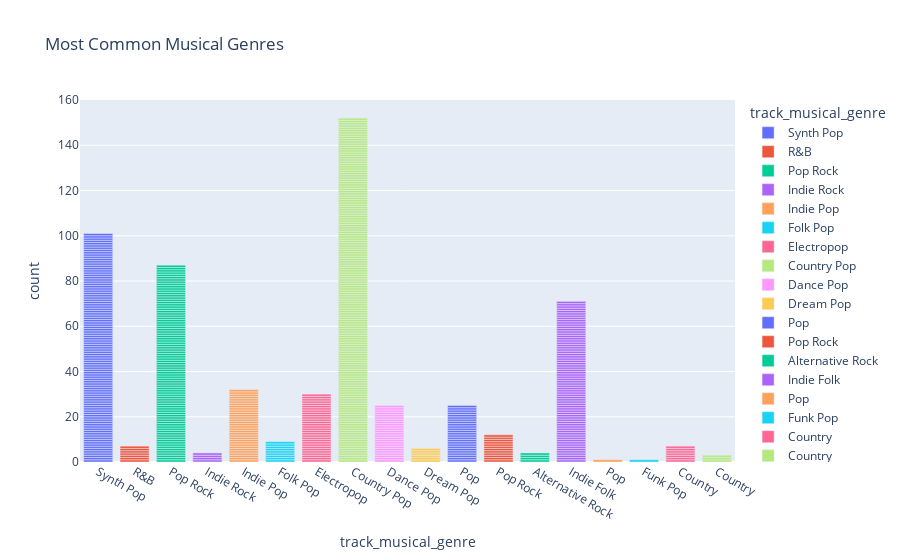

The notebook cell saved with this chart:
### Markdown cell above
What are the most common musical genres in Taylor Swift's tracks?

### Code cell
import plotly.express as px
fig_genres = px.bar(df, x='track_musical_genre', title='Most Common Musical Genres', color='track_musical_genre')
fig_genres.show()

### Figure 1 — Plotly figure (JSON) as saved in the notebook; plotly's stock layout.template omitted (floating-point values rounded to 4 significant figures; data arrays with more than 128 entries replaced by an {"elided": "..."} marker saying what was removed)
{"data": [{"alignmentgroup": "True", "hovertemplate": "track_musical_genre=%{x}<br>count=%{y}<extra></extra>", "legendgroup": "Synth Pop", "marker": {"color": "#636efa", "pattern": {"shape": ""}}, "name": "Synth Pop", "offsetgroup": "Synth Pop", "orientation": "v", "showlegend": true, "textposition": "auto", "type": "bar", "x": ["Synth Pop", "Synth Pop", "Synth Pop", "Synth Pop", "Synth Pop", "Synth Pop", "Synth Pop", "Synth Pop", "Synth Pop", "Synth Pop", "Synth Pop", "Synth Pop", "Synth Pop", "Synth Pop", "Synth Pop", "Synth Pop", "Synth Pop", "Synth Pop", "Synth Pop", "Synth Pop", "Synth Pop", "Synth Pop", "Synth Pop", "Synth Pop", "Synth Pop", "Synth Pop", "Synth Pop", "Synth Pop", "Synth Pop", "Synth Pop", "Synth Pop", "Synth Pop", "Synth Pop", "Synth Pop", "Synth Pop", "Synth Pop", "Synth Pop", "Synth Pop", "Synth Pop", "Synth Pop", "Synth Pop", "Synth Pop", "Synth Pop", "Synth Pop", "Synth Pop", "Synth Pop", "Synth Pop", "Synth Pop", "Synth Pop", "Synth Pop", "Synth Pop", "Synth Pop", "Synth Pop", "Synth Pop", "Synth Pop", "Synth Pop", "Synth Pop", "Synth Pop", "Synth Pop", "Synth Pop", "Synth Pop", "Synth Pop", "Synth Pop", "Synth Pop", "Synth Pop", "Synth Pop", "Synth Pop", "Synth Pop", "Synth Pop", "Synth Pop", "Synth Pop", "Synth Pop", "Synth Pop", "Synth Pop", "Synth Pop", "Synth Pop", "Synth Pop", "Synth Pop", "Synth Pop", "Synth Pop", "Synth Pop", "Synth Pop", "Synth Pop", "Synth Pop", "Synth Pop", "Synth Pop", "Synth Pop", "Synth Pop", "Synth Pop", "Synth Pop", "Synth Pop", "Synth Pop", "Synth Pop", "Synth Pop", "Synth Pop", "Synth Pop", "Synth Pop", "Synth Pop", "Synth Pop", "Synth Pop", "Synth Pop"], "xaxis": "x", "y": [1, 1, 1, 1, 1, 1, 1, 1, 1, 1, 1, 1, 1, 1, 1, 1, 1, 1, 1, 1, 1, 1, 1, 1, 1, 1, 1, 1, 1, 1, 1, 1, 1, 1, 1, 1, 1, 1, 1, 1, 1, 1, 1, 1, 1, 1, 1, 1, 1, 1, 1, 1, 1, 1, 1, 1, 1, 1, 1, 1, 1, 1, 1, 1, 1, 1, 1, 1, 1, 1, 1, 1, 1, 1, 1, 1, 1, 1, 1, 1, 1, 1, 1, 1, 1, 1, 1, 1, 1, 1, 1, 1, 1, 1, 1, 1, 1, 1, 1, 1, 1], "yaxis": "y"}, {"alignmentgroup": "True", "hovertemplate": "track_musical_genre=%{x}<br>count=%{y}<extra></extra>", "legendgroup": "R&B", "marker": {"color": "#EF553B", "pattern": {"shape": ""}}, "name": "R&B", "offsetgroup": "R&B", "orientation": "v", "showlegend": true, "textposition": "auto", "type": "bar", "x": ["R&B", "R&B", "R&B", "R&B", "R&B", "R&B", "R&B"], "xaxis": "x", "y": [1, 1, 1, 1, 1, 1, 1], "yaxis": "y"}, {"alignmentgroup": "True", "hovertemplate": "track_musical_genre=%{x}<br>count=%{y}<extra></extra>", "legendgroup": "Pop Rock", "marker": {"color": "#00cc96", "pattern": {"shape": ""}}, "name": "Pop Rock", "offsetgroup": "Pop Rock", "orientation": "v", "showlegend": true, "textposition": "auto", "type": "bar", "x": ["Pop Rock", "Pop Rock", "Pop Rock", "Pop Rock", "Pop Rock", "Pop Rock", "Pop Rock", "Pop Rock", "Pop Rock", "Pop Rock", "Pop Rock", "Pop Rock", "Pop Rock", "Pop Rock", "Pop Rock", "Pop Rock", "Pop Rock", "Pop Rock", "Pop Rock", "Pop Rock", "Pop Rock", "Pop Rock", "Pop Rock", "Pop Rock", "Pop Rock", "Pop Rock", "Pop Rock", "Pop Rock", "Pop Rock", "Pop Rock", "Pop Rock", "Pop Rock", "Pop Rock", "Pop Rock", "Pop Rock", "Pop Rock", "Pop Rock", "Pop Rock", "Pop Rock", "Pop Rock", "Pop Rock", "Pop Rock", "Pop Rock", "Pop Rock", "Pop Rock", "Pop Rock", "Pop Rock", "Pop Rock", "Pop Rock", "Pop Rock", "Pop Rock", "Pop Rock", "Pop Rock", "Pop Rock", "Pop Rock", "Pop Rock", "Pop Rock", "Pop Rock", "Pop Rock", "Pop Rock", "Pop Rock", "Pop Rock", "Pop Rock", "Pop Rock", "Pop Rock", "Pop Rock", "Pop Rock", "Pop Rock", "Pop Rock", "Pop Rock", "Pop Rock", "Pop Rock", "Pop Rock", "Pop Rock", "Pop Rock", "Pop Rock", "Pop Rock", "Pop Rock", "Pop Rock", "Pop Rock", "Pop Rock", "Pop Rock", "Pop Rock", "Pop Rock", "Pop Rock", "Pop Rock", "Pop Rock"], "xaxis": "x", "y": [1, 1, 1, 1, 1, 1, 1, 1, 1, 1, 1, 1, 1, 1, 1, 1, 1, 1, 1, 1, 1, 1, 1, 1, 1, 1, 1, 1, 1, 1, 1, 1, 1, 1, 1, 1, 1, 1, 1, 1, 1, 1, 1, 1, 1, 1, 1, 1, 1, 1, 1, 1, 1, 1, 1, 1, 1, 1, 1, 1, 1, 1, 1, 1, 1, 1, 1, 1, 1, 1, 1, 1, 1, 1, 1, 1, 1, 1, 1, 1, 1, 1, 1, 1, 1, 1, 1], "yaxis": "y"}, {"alignmentgroup": "True", "hovertemplate": "track_musical_genre=%{x}<br>count=%{y}<extra></extra>", "legendgroup": "Indie Rock", "marker": {"color": "#ab63fa", "pattern": {"shape": ""}}, "name": "Indie Rock", "offsetgroup": "Indie Rock", "orientation": "v", "showlegend": true, "textposition": "auto", "type": "bar", "x": ["Indie Rock", "Indie Rock", "Indie Rock", "Indie Rock"], "xaxis": "x", "y": [1, 1, 1, 1], "yaxis": "y"}, {"alignmentgroup": "True", "hovertemplate": "track_musical_genre=%{x}<br>count=%{y}<extra></extra>", "legendgroup": "Indie Pop", "marker": {"color": "#FFA15A", "pattern": {"shape": ""}}, "name": "Indie Pop", "offsetgroup": "Indie Pop", "orientation": "v", "showlegend": true, "textposition": "auto", "type": "bar", "x": ["Indie Pop", "Indie Pop", "Indie Pop", "Indie Pop", "Indie Pop", "Indie Pop", "Indie Pop", "Indie Pop", "Indie Pop", "Indie Pop", "Indie Pop", "Indie Pop", "Indie Pop", "Indie Pop", "Indie Pop", "Indie Pop", "Indie Pop", "Indie Pop", "Indie Pop", "Indie Pop", "Indie Pop", "Indie Pop", "Indie Pop", "Indie Pop", "Indie Pop", "Indie Pop", "Indie Pop", "Indie Pop", "Indie Pop", "Indie Pop", "Indie Pop", "Indie Pop"], "xaxis": "x", "y": [1, 1, 1, 1, 1, 1, 1, 1, 1, 1, 1, 1, 1, 1, 1, 1, 1, 1, 1, 1, 1, 1, 1, 1, 1, 1, 1, 1, 1, 1, 1, 1], "yaxis": "y"}, {"alignmentgroup": "True", "hovertemplate": "track_musical_genre=%{x}<br>count=%{y}<extra></extra>", "legendgroup": "Folk Pop", "marker": {"color": "#19d3f3", "pattern": {"shape": ""}}, "name": "Folk Pop", "offsetgroup": "Folk Pop", "orientation": "v", "showlegend": true, "textposition": "auto", "type": "bar", "x": ["Folk Pop", "Folk Pop", "Folk Pop", "Folk Pop", "Folk Pop", "Folk Pop", "Folk Pop", "Folk Pop", "Folk Pop"], "xaxis": "x", "y": [1, 1, 1, 1, 1, 1, 1, 1, 1], "yaxis": "y"}, {"alignmentgroup": "True", "hovertemplate": "track_musical_genre=%{x}<br>count=%{y}<extra></extra>", "legendgroup": "Electropop", "marker": {"color": "#FF6692", "pattern": {"shape": ""}}, "name": "Electropop", "offsetgroup": "Electropop", "orientation": "v", "showlegend": true, "textposition": "auto", "type": "bar", "x": ["Electropop", "Electropop", "Electropop", "Electropop", "Electropop", "Electropop", "Electropop", "Electropop", "Electropop", "Electropop", "Electropop", "Electropop", "Electropop", "Electropop", "Electropop", "Electropop", "Electropop", "Electropop", "Electropop", "Electropop", "Electropop", "Electropop", "Electropop", "Electropop", "Electropop", "Electropop", "Electropop", "Electropop", "Electropop", "Electropop"], "xaxis": "x", "y": [1, 1, 1, 1, 1, 1, 1, 1, 1, 1, 1, 1, 1, 1, 1, 1, 1, 1, 1, 1, 1, 1, 1, 1, 1, 1, 1, 1, 1, 1], "yaxis": "y"}, {"alignmentgroup": "True", "hovertemplate": "track_musical_genre=%{x}<br>count=%{y}<extra></extra>", "legendgroup": "Country Pop", "marker": {"color": "#B6E880", "pattern": {"shape": ""}}, "name": "Country Pop", "offsetgroup": "Country Pop", "orientation": "v", "showlegend": true, "textposition": "auto", "type": "bar", "x": {"elided": "152 str values"}, "xaxis": "x", "y": {"elided": "152 int values"}, "yaxis": "y"}, {"alignmentgroup": "True", "hovertemplate": "track_musical_genre=%{x}<br>count=%{y}<extra></extra>", "legendgroup": "Dance Pop", "marker": {"color": "#FF97FF", "pattern": {"shape": ""}}, "name": "Dance Pop", "offsetgroup": "Dance Pop", "orientation": "v", "showlegend": true, "textposition": "auto", "type": "bar", "x": ["Dance Pop", "Dance Pop", "Dance Pop", "Dance Pop", "Dance Pop", "Dance Pop", "Dance Pop", "Dance Pop", "Dance Pop", "Dance Pop", "Dance Pop", "Dance Pop", "Dance Pop", "Dance Pop", "Dance Pop", "Dance Pop", "Dance Pop", "Dance Pop", "Dance Pop", "Dance Pop", "Dance Pop", "Dance Pop", "Dance Pop", "Dance Pop", "Dance Pop"], "xaxis": "x", "y": [1, 1, 1, 1, 1, 1, 1, 1, 1, 1, 1, 1, 1, 1, 1, 1, 1, 1, 1, 1, 1, 1, 1, 1, 1], "yaxis": "y"}, {"alignmentgroup": "True", "hovertemplate": "track_musical_genre=%{x}<br>count=%{y}<extra></extra>", "legendgroup": "Dream Pop", "marker": {"color": "#FECB52", "pattern": {"shape": ""}}, "name": "Dream Pop", "offsetgroup": "Dream Pop", "orientation": "v", "showlegend": true, "textposition": "auto", "type": "bar", "x": ["Dream Pop", "Dream Pop", "Dream Pop", "Dream Pop", "Dream Pop", "Dream Pop"], "xaxis": "x", "y": [1, 1, 1, 1, 1, 1], "yaxis": "y"}, {"alignmentgroup": "True", "hovertemplate": "track_musical_genre=%{x}<br>count=%{y}<extra></extra>", "legendgroup": "Pop", "marker": {"color": "#636efa", "pattern": {"shape": ""}}, "name": "Pop", "offsetgroup": "Pop", "orientation": "v", "showlegend": true, "textposition": "auto", "type": "bar", "x": ["Pop", "Pop", "Pop", "Pop", "Pop", "Pop", "Pop", "Pop", "Pop", "Pop", "Pop", "Pop", "Pop", "Pop", "Pop", "Pop", "Pop", "Pop", "Pop", "Pop", "Pop", "Pop", "Pop", "Pop", "Pop"], "xaxis": "x", "y": [1, 1, 1, 1, 1, 1, 1, 1, 1, 1, 1, 1, 1, 1, 1, 1, 1, 1, 1, 1, 1, 1, 1, 1, 1], "yaxis": "y"}, {"alignmentgroup": "True", "hovertemplate": "track_musical_genre=%{x}<br>count=%{y}<extra></extra>", "legendgroup": "Pop Rock ", "marker": {"color": "#EF553B", "pattern": {"shape": ""}}, "name": "Pop Rock ", "offsetgroup": "Pop Rock ", "orientation": "v", "showlegend": true, "textposition": "auto", "type": "bar", "x": ["Pop Rock ", "Pop Rock ", "Pop Rock ", "Pop Rock ", "Pop Rock ", "Pop Rock ", "Pop Rock ", "Pop Rock ", "Pop Rock ", "Pop Rock ", "Pop Rock ", "Pop Rock "], "xaxis": "x", "y": [1, 1, 1, 1, 1, 1, 1, 1, 1, 1, 1, 1], "yaxis": "y"}, {"alignmentgroup": "True", "hovertemplate": "track_musical_genre=%{x}<br>count=%{y}<extra></extra>", "legendgroup": "Alternative Rock", "marker": {"color": "#00cc96", "pattern": {"shape": ""}}, "name": "Alternative Rock", "offsetgroup": "Alternative Rock", "orientation": "v", "showlegend": true, "textposition": "auto", "type": "bar", "x": ["Alternative Rock", "Alternative Rock", "Alternative Rock", "Alternative Rock"], "xaxis": "x", "y": [1, 1, 1, 1], "yaxis": "y"}, {"alignmentgroup": "True", "hovertemplate": "track_musical_genre=%{x}<br>count=%{y}<extra></extra>", "legendgroup": "Indie Folk", "marker": {"color": "#ab63fa", "pattern": {"shape": ""}}, "name": "Indie Folk", "offsetgroup": "Indie Folk", "orientation": "v", "showlegend": true, "textposition": "auto", "type": "bar", "x": ["Indie Folk", "Indie Folk", "Indie Folk", "Indie Folk", "Indie Folk", "Indie Folk", "Indie Folk", "Indie Folk", "Indie Folk", "Indie Folk", "Indie Folk", "Indie Folk", "Indie Folk", "Indie Folk", "Indie Folk", "Indie Folk", "Indie Folk", "Indie Folk", "Indie Folk", "Indie Folk", "Indie Folk", "Indie Folk", "Indie Folk", "Indie Folk", "Indie Folk", "Indie Folk", "Indie Folk", "Indie Folk", "Indie Folk", "Indie Folk", "Indie Folk", "Indie Folk", "Indie Folk", "Indie Folk", "Indie Folk", "Indie Folk", "Indie Folk", "Indie Folk", "Indie Folk", "Indie Folk", "Indie Folk", "Indie Folk", "Indie Folk", "Indie Folk", "Indie Folk", "Indie Folk", "Indie Folk", "Indie Folk", "Indie Folk", "Indie Folk", "Indie Folk", "Indie Folk", "Indie Folk", "Indie Folk", "Indie Folk", "Indie Folk", "Indie Folk", "Indie Folk", "Indie Folk", "Indie Folk", "Indie Folk", "Indie Folk", "Indie Folk", "Indie Folk", "Indie Folk", "Indie Folk", "Indie Folk", "Indie Folk", "Indie Folk", "Indie Folk", "Indie Folk"], "xaxis": "x", "y": [1, 1, 1, 1, 1, 1, 1, 1, 1, 1, 1, 1, 1, 1, 1, 1, 1, 1, 1, 1, 1, 1, 1, 1, 1, 1, 1, 1, 1, 1, 1, 1, 1, 1, 1, 1, 1, 1, 1, 1, 1, 1, 1, 1, 1, 1, 1, 1, 1, 1, 1, 1, 1, 1, 1, 1, 1, 1, 1, 1, 1, 1, 1, 1, 1, 1, 1, 1, 1, 1, 1], "yaxis": "y"}, {"alignmentgroup": "True", "hovertemplate": "track_musical_genre=%{x}<br>count=%{y}<extra></extra>", "legendgroup": "Pop  ", "marker": {"color": "#FFA15A", "pattern": {"shape": ""}}, "name": "Pop  ", "offsetgroup": "Pop  ", "orientation": "v", "showlegend": true, "textposition": "auto", "type": "bar", "x": ["Pop  "], "xaxis": "x", "y": [1], "yaxis": "y"}, {"alignmentgroup": "True", "hovertemplate": "track_musical_genre=%{x}<br>count=%{y}<extra></extra>", "legendgroup": "Funk Pop", "marker": {"color": "#19d3f3", "pattern": {"shape": ""}}, "name": "Funk Pop", "offsetgroup": "Funk Pop", "orientation": "v", "showlegend": true, "textposition": "auto", "type": "bar", "x": ["Funk Pop"], "xaxis": "x", "y": [1], "yaxis": "y"}, {"alignmentgroup": "True", "hovertemplate": "track_musical_genre=%{x}<br>count=%{y}<extra></extra>", "legendgroup": "Country", "marker": {"color": "#FF6692", "pattern": {"shape": ""}}, "name": "Country", "offsetgroup": "Country", "orientation": "v", "showlegend": true, "textposition": "auto", "type": "bar", "x": ["Country", "Country", "Country", "Country", "Country", "Country", "Country"], "xaxis": "x", "y": [1, 1, 1, 1, 1, 1, 1], "yaxis": "y"}, {"alignmentgroup": "True", "hovertemplate": "track_musical_genre=%{x}<br>count=%{y}<extra></extra>", "legendgroup": "Country  ", "marker": {"color": "#B6E880", "pattern": {"shape": ""}}, "name": "Country  ", "offsetgroup": "Country  ", "orientation": "v", "showlegend": true, "textposition": "auto", "type": "bar", "x": ["Country  ", "Country  ", "Country  "], "xaxis": "x", "y": [1, 1, 1], "yaxis": "y"}], "layout": {"barmode": "relative", "legend": {"title": {"text": "track_musical_genre"}, "tracegroupgap": 0}, "title": {"text": "Most Common Musical Genres"}, "xaxis": {"anchor": "y", "categoryarray": ["Synth Pop", "R&B", "Pop Rock", "Indie Rock", "Indie Pop", "Folk Pop", "Electropop", "Country Pop", "Dance Pop", "Dream Pop", "Pop", "Pop Rock ", "Alternative Rock", "Indie Folk", "Pop  ", "Funk Pop", "Country", "Country  "], "categoryorder": "array", "domain": [0, 1], "title": {"text": "track_musical_genre"}}, "yaxis": {"anchor": "x", "domain": [0, 1], "title": {"text": "count"}}}}
